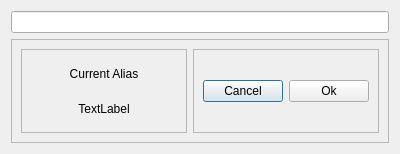
<?xml version="1.0" encoding="UTF-8"?>
<ui version="4.0">
 <class>AliasChangeDialog</class>
 <widget class="QDialog" name="AliasChangeDialog">
  <property name="geometry">
   <rect>
    <x>0</x>
    <y>0</y>
    <width>400</width>
    <height>154</height>
   </rect>
  </property>
  <property name="windowTitle">
   <string>Dialog</string>
  </property>
  <layout class="QGridLayout" name="aliasChangeLayout">
   <item row="0" column="0">
    <widget class="QLineEdit" name="newAliasBox"/>
   </item>
   <item row="1" column="0">
    <widget class="QFrame" name="currentAliasOuterFrame">
     <property name="frameShape">
      <enum>QFrame::StyledPanel</enum>
     </property>
     <property name="frameShadow">
      <enum>QFrame::Raised</enum>
     </property>
     <layout class="QHBoxLayout" name="currentAliasOuterLayout">
      <item>
       <widget class="QFrame" name="currentAliasInnerFrame">
        <property name="frameShape">
         <enum>QFrame::StyledPanel</enum>
        </property>
        <property name="frameShadow">
         <enum>QFrame::Raised</enum>
        </property>
        <layout class="QVBoxLayout" name="currentAliasInnerLayout">
         <item>
          <widget class="QLabel" name="currentAliasInformativeLabel">
           <property name="text">
            <string>Current Alias</string>
           </property>
           <property name="alignment">
            <set>Qt::AlignCenter</set>
           </property>
          </widget>
         </item>
         <item>
          <widget class="QLabel" name="currentAliasLabel">
           <property name="text">
            <string>TextLabel</string>
           </property>
           <property name="alignment">
            <set>Qt::AlignCenter</set>
           </property>
          </widget>
         </item>
        </layout>
       </widget>
      </item>
      <item>
       <widget class="QFrame" name="okayCancelFrame">
        <property name="frameShape">
         <enum>QFrame::StyledPanel</enum>
        </property>
        <property name="frameShadow">
         <enum>QFrame::Raised</enum>
        </property>
        <layout class="QHBoxLayout" name="okayCancelLayout">
         <item>
          <widget class="QPushButton" name="cancelButton">
           <property name="text">
            <string>Cancel</string>
           </property>
          </widget>
         </item>
         <item>
          <widget class="QPushButton" name="okayButton">
           <property name="text">
            <string>Ok</string>
           </property>
          </widget>
         </item>
        </layout>
       </widget>
      </item>
     </layout>
    </widget>
   </item>
  </layout>
 </widget>
 <resources/>
 <connections/>
</ui>
